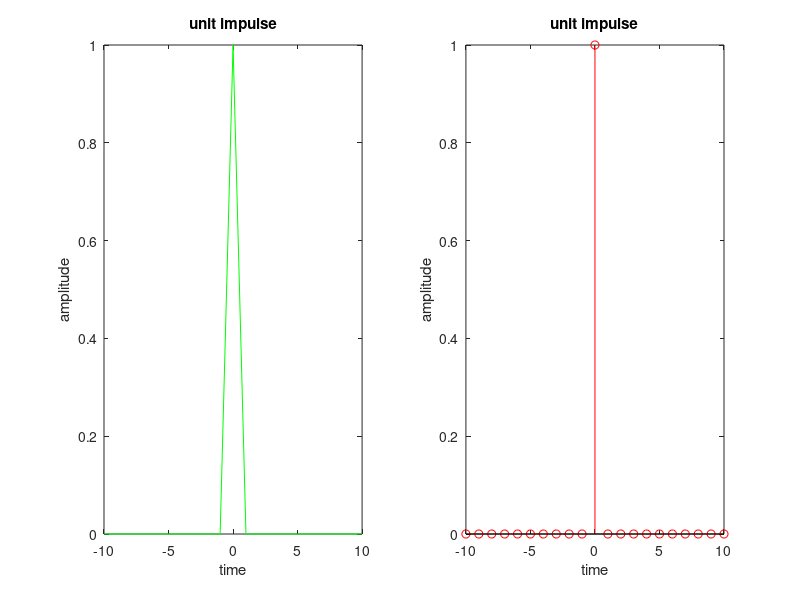

This chart was generated by the following MATLAB code:
clc;
clear all;
clf;
t = -10:10;
x = (t == 0);
subplot(1,2,1);
plot(t, x, 'g');
xlabel('time');
ylabel('amplitude');
title('unit impulse');
subplot(1,2,2);
stem(t, x, 'r');
xlabel('time');
ylabel('amplitude');
title('unit impulse')
